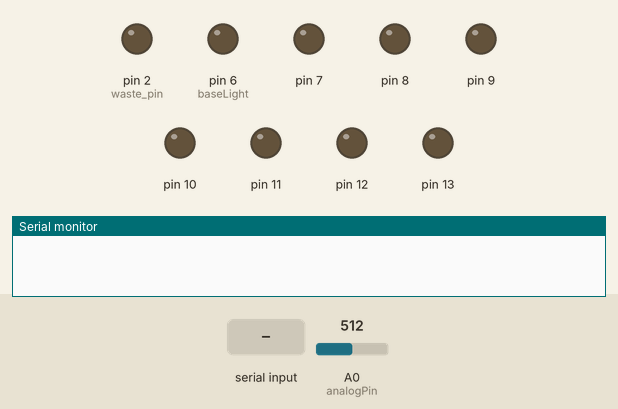
Simulated run of this sketch. Board: Arduino Uno, built with avr-gcc and run on an emulated ATmega328P. Parts: output pins drawn as LEDs (lit = HIGH), the last lines printed to the serial monitor. The test bench sets the inputs (shaded band); at power-on: A0 (analogPin) = 512. Random numbers use the default seed unless the sketch sets one; EEPROM starts erased; pins used as bus, display or sensor lines are not drawn.

Above: at 1.2 s.
1.3 s: "^musicless$" received over Serial
At 4.2 s:
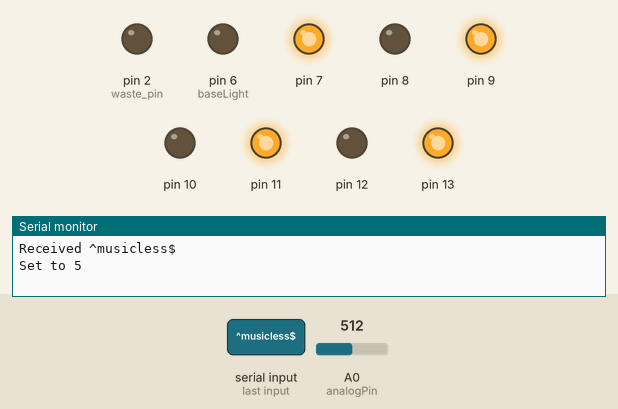
4.3 s: "^bound$" received over Serial
6.8 s: "^beat$" received over Serial
At 8.2 s:
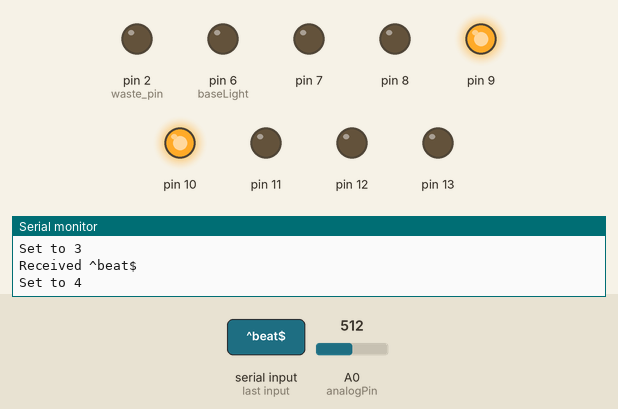
9.8 s: "^musicless$" received over Serial
At 12.7 s:
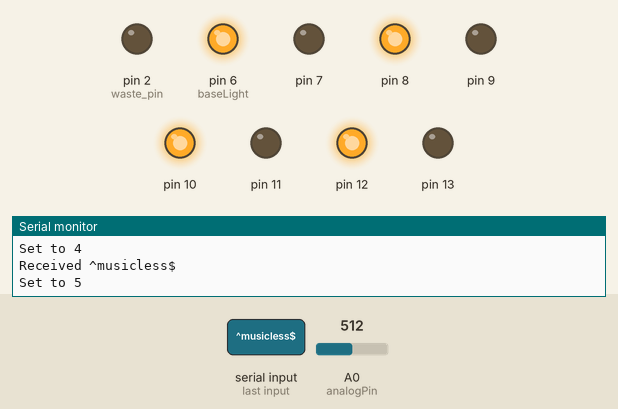
12.8 s: "1" received over Serial
Timing chart, 0 to 15.3 s (numbered marks = the images above; inputs shaded):
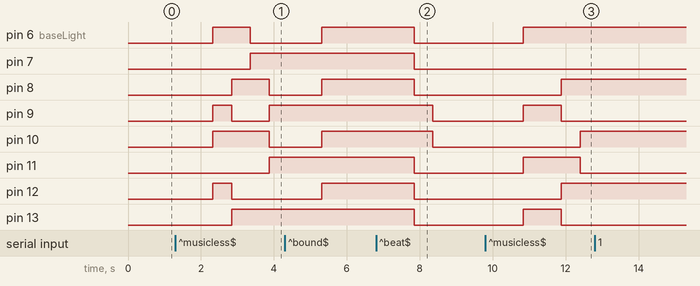

Measured:
- after the input at 1.3 s, pin 6 (baseLight): LOW → HIGH after 1.0 s, → LOW 1.0 s later; pin 7: LOW → HIGH after 2.1 s; pin 8: LOW → HIGH after 1.5 s, → LOW 1.0 s later; pin 9: LOW → HIGH after 1.0 s, → LOW 0.52 s later, → HIGH 1.0 s later; pin 10: LOW → HIGH after 1.0 s, → LOW 1.6 s later
- after the input at 6.8 s, pin 6 (baseLight), pin 7, pin 8, pin 11–13: HIGH → LOW after 1.0 s; pin 9, pin 10: HIGH → LOW after 1.6 s
- after the input at 9.8 s, pin 6 (baseLight): LOW → HIGH after 1.0 s; pin 8, pin 12: LOW → HIGH after 2.1 s; pin 9, pin 13: LOW → HIGH after 1.0 s, → LOW 1.0 s later; pin 10: LOW → HIGH after 2.6 s; pin 11: LOW → HIGH after 1.0 s, → LOW 1.6 s later
- after the input at 12.8 s, every drawn part: stays the same

The sketch:

firmware.ino
```cpp
//http://www.youtube.com/channel/UC6mIxFTvXkWQVEHPsEdflzQ
//GreatScott!
#include <EEPROM.h>

#define default 1
#define dither 2
#define bound 3
#define beat 4
#define independent 5

#define cutoff 35
#define interested_regions 5
#define waste_pin 2
#define mode_addr 0

int analogPin = 0;
int strobePin = 4;
int resetPin = 5;

int spectrumValue[7];
int filter = 0;
int cutoff_val = cutoff;

const int numLights = 8;
const int regions = 4; // this affect spectrumValue mapping
const int lightsPerRegion = numLights / regions;
bool states[regions];
int onPins[regions];

unsigned long time;

const int baseLight = 6;

int mode = default;
int count = 1;

void setup()
{
  Serial.begin(9600);
  pinMode(analogPin, INPUT);
  pinMode(strobePin, OUTPUT);
  pinMode(resetPin, OUTPUT);
  pinMode(waste_pin, OUTPUT);

  //  pinMode(ledred, OUTPUT);
  //  pinMode(ledblue, OUTPUT);
  //  pinMode(ledyellow, OUTPUT);
  //  pinMode(ledgreen, OUTPUT);
  for (int i = 0; i < numLights; i++)
  {
    pinMode(baseLight + i, OUTPUT);
    digitalWrite(baseLight + i, LOW);

  }
  for (int i = 0; i < regions; i++)
  {
    states[i] = false;
  }

  randomSeed(analogRead(4));

  digitalWrite(resetPin, LOW);
  digitalWrite(strobePin, HIGH);
  mode = (int)EEPROM.read(mode_addr);
}

void loop()
{
  digitalWrite(resetPin, HIGH);
  digitalWrite(resetPin, LOW);
  for (int i = 0; i < 7; i++)
  {
    digitalWrite(strobePin, LOW);
    //    delay(30);
    delay(1);
    spectrumValue[i] = analogRead(analogPin);
    spectrumValue[i] = constrain(spectrumValue[i], filter, 1023);
    spectrumValue[i] = map(spectrumValue[i], filter, 1023, 0, 100);
    //  Serial.print(spectrumValue[i]);
    //  Serial.print(" ");
    digitalWrite(strobePin, HIGH);
  }
  //  Serial.println();
  //  analogWrite(ledred,spectrumValue[0]);
  //  analogWrite(ledred,spectrumValue[1]);
  //digitalWrite(ledblue, spectrumValue[0] > cutoff || spectrumValue[1] > cutoff);
  states[0] = spectrumValue[0] > cutoff_val || spectrumValue[1] > cutoff_val; // below middle C
  //  analogWrite(ledblue,spectrumValue[3]);
  //  analogWrite(ledblue,spectrumValue[4]);
  //digitalWrite(ledyellow, spectrumValue[2] > cutoff  );
  states[1] = spectrumValue[2] > cutoff_val; // near middle C
  //  analogWrite(ledgreen,spectrumValue[5]);
  //  analogWrite(ledgreen,spectrumValue[6]);
  //digitalWrite(ledred,spectrumValue[3] > cutoff ||  spectrumValue[4] > cutoff );
  states[2] = spectrumValue[3] > cutoff_val; // near high C
  //digitalWrite(ledgreen,spectrumValue[5] > cutoff);
  states[3] = spectrumValue[4] > cutoff_val || spectrumValue[5] > cutoff_val; // even higher
  update_display();
  check_serial();
}

void update_display()
{
  static bool previousStates[regions] = { false };
  ++count;
  if (mode == default)
  {
    //    if(count % 50 == 0)
    //    {
    //    Serial.println("Default");
    //    }

    for (int i = 0; i < regions; i++)
    {
      if (states[i])
      {
        //check if previously on
        if (previousStates[i])
        {
          // do nothing
        }
        else
        {
          // randomly select an output to turn on
          digitalWrite(baseLight + (i * lightsPerRegion) + random(lightsPerRegion), HIGH);
        }
      }
      else
      {
        // turn outputs off
        for (int j = 0; j < lightsPerRegion; j++)
        {
          digitalWrite(baseLight + (i * lightsPerRegion) + j, LOW);
        }
      }
      //chache this value
      previousStates[i] = states[i];
    }
  }
  else if (mode == dither)
  {
    bool value = false;
    for (int i = 0; i < regions; i++)
    {
      value = value || states[i];
    }
    if (value)
    {
      if (previousStates[0])
      { // NOOP
      }
      else
      {
        // randomly select an output to turn on
        digitalWrite(baseLight + random(numLights), value);

      }
    }
    else
    {
      all_off();
    }
    previousStates[0] = value;
  }
  else if (mode == bound)
  {
    bool value = false;
    for (int i = 0; i < regions; i++)
    {
      value = value || states[i];
    }
    for (int j = 0; j < numLights; j++)
    {
      digitalWrite(baseLight + j, value);
    }
  }
  else if (mode == beat)
  {
    bool any = false;
    for (int i = 0; i < regions; i++)
    {
      if (states[i])
      {

        //check if previously on
        if (previousStates[i])
        {
          // do nothing
        }
        else
        {
          // a beat - move lights
          any = true;
          // randomly select an output to turn on
          //          int light_to_turn_on = random(numLights);
          //          while(digitalReadOutputPin(baseLight + light_to_turn_on))
          //          {
          //            light_to_turn_on = random(numLights); // keep trying
          //
          //          }
          //          digitalWrite(baseLight + light_to_turn_on, HIGH);
          //          onPins[i] = baseLight + light_to_turn_on;
        }
      }
      else
      {
        // turn outputs off
        //        digitalWrite(onPins[i], LOW);
        //        onPins[i] = waste_pin;
      }
      //chache this value
      previousStates[i] = states[i];
    }
    if (any)
    {
      int num_lights_turn_on = random(3) + 1; // random number between 1 and 3
      //swith lights
      all_off();

      for (int i = 0; i < num_lights_turn_on; i++)
      {
        int light_to_turn_on = random(numLights);
        while (digitalReadOutputPin(baseLight + light_to_turn_on))
        {
          light_to_turn_on = random(numLights); // keep trying
        }
        digitalWrite(baseLight + light_to_turn_on, HIGH);
      }
      time = millis();
    }
    else
    {
      unsigned long new_time = millis();
      if (new_time - time > 500)
      {
        all_off();
      }
    }
  }
  else if (mode == independent)
  {
    unsigned long new_time = millis();
    if (new_time - time > 500)
    {
      all_off();
      for (int i = 0; i < regions; i++)
      {
        digitalWrite(baseLight + (i * lightsPerRegion) + random(lightsPerRegion), HIGH);
      }
      //chache this value
      time = millis();
    }
  }
}

void all_off()
{
  for (int i = 0; i < numLights; i++)
  {
    digitalWrite(baseLight + i, LOW);
  }
}

//from http://forum.arduino.cc/index.php?topic=41954.msg304419#msg304419
int digitalReadOutputPin(uint8_t pin)
{
  uint8_t bit = digitalPinToBitMask(pin);
  uint8_t port = digitalPinToPort(pin);
  if (port == NOT_A_PIN)
    return LOW;

  return (*portOutputRegister(port) & bit) ? HIGH : LOW;
}

void check_serial()
{
  if (Serial.available() > 0)
  {
    String result = "";
    int inChar = 0;
    while (Serial.peek() != '^')
    {
      Serial.read(); // flush extra chars
    }
    result = Serial.readString();
    result.trim();

    cutoff_val = cutoff;
    if (result == "^dither$")
    {
      mode = dither;
    }
    else if (result == "^bound$")
    {
      mode = bound;
    }
    else if (result == "^beat$")
    {
      mode = beat;
      //      cutoff_val = 40;
    }
    else if (result == "^musicless$")
    {
      mode = independent;
    }
    else
    {
      mode = default;
    }
    Serial.println("Received " + result);
    Serial.print("Set to ");
    Serial.println(mode);
    EEPROM.write(mode_addr, mode);
  }
  else
  {
    delay(35);
  }
}
```
